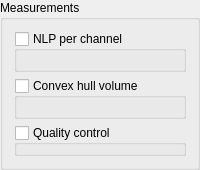
        <widget class="QGroupBox" name="groupBox">
         <property name="title">
          <string>Measurements</string>
         </property>
         <property name="flat">
          <bool>false</bool>
         </property>
         <property name="checkable">
          <bool>false</bool>
         </property>
         <property name="checked">
          <bool>false</bool>
         </property>
         <layout class="QVBoxLayout" name="verticalLayout_3">
          <item>
           <widget class="QGroupBox" name="groupBox_analysis_nlp">
            <property name="title">
             <string extracomment="asdasdsd">NLP per channel</string>
            </property>
            <property name="flat">
             <bool>false</bool>
            </property>
            <property name="checkable">
             <bool>true</bool>
            </property>
            <property name="checked">
             <bool>false</bool>
            </property>
            <layout class="QHBoxLayout" name="horizontalLayout_16"/>
           </widget>
          </item>
          <item>
           <widget class="QGroupBox" name="groupBox_analysis_convex_hull">
            <property name="title">
             <string>Convex hull volume</string>
            </property>
            <property name="flat">
             <bool>false</bool>
            </property>
            <property name="checkable">
             <bool>true</bool>
            </property>
            <property name="checked">
             <bool>false</bool>
            </property>
            <layout class="QHBoxLayout" name="horizontalLayout_15"/>
           </widget>
          </item>
          <item>
           <widget class="QGroupBox" name="groupBox_analysis_quality_control">
            <property name="title">
             <string>Quality control</string>
            </property>
            <property name="flat">
             <bool>true</bool>
            </property>
            <property name="checkable">
             <bool>true</bool>
            </property>
            <property name="checked">
             <bool>false</bool>
            </property>
           </widget>
          </item>
         </layout>
        </widget>
